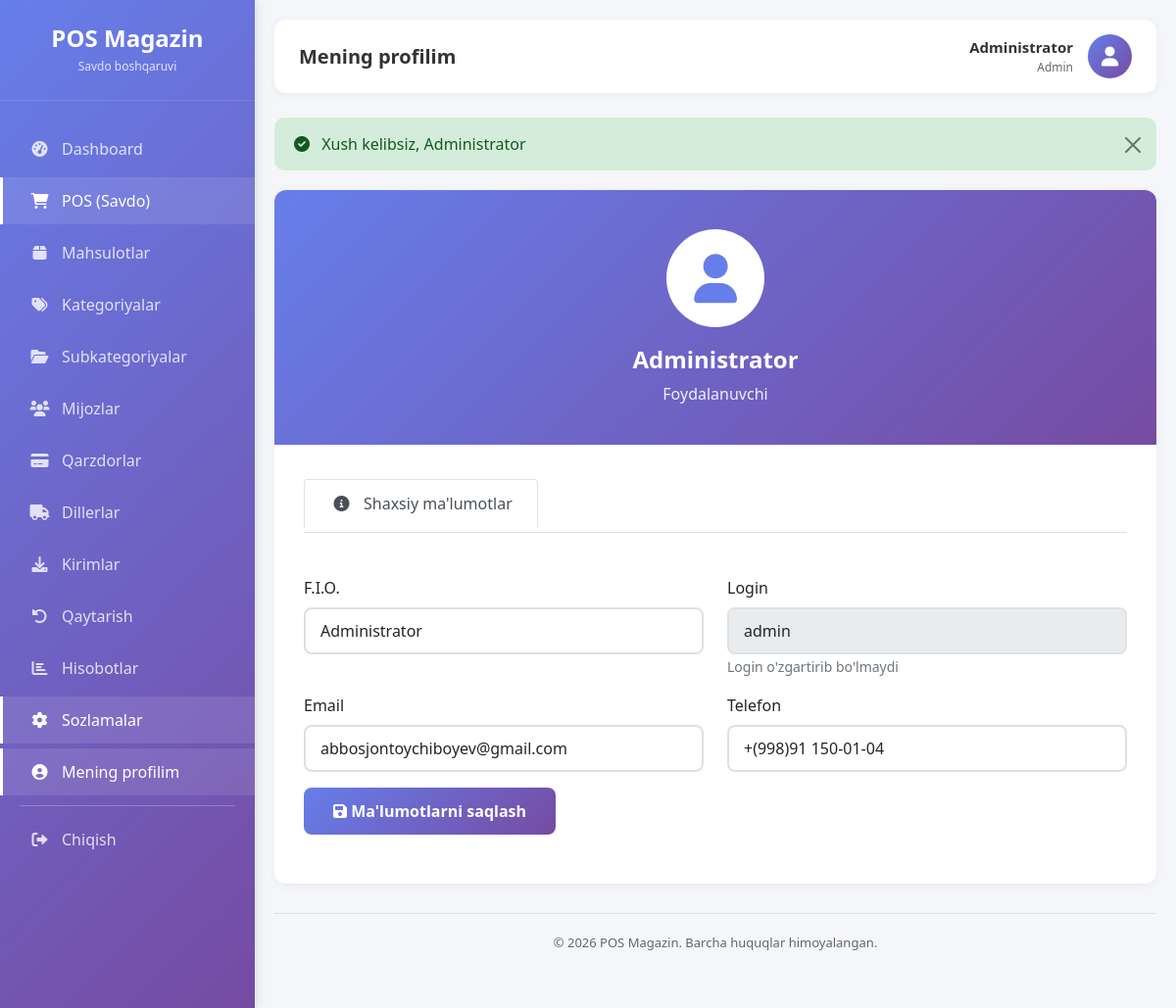
/settings/profile (signed in), run on an earlier commit of the app's database.
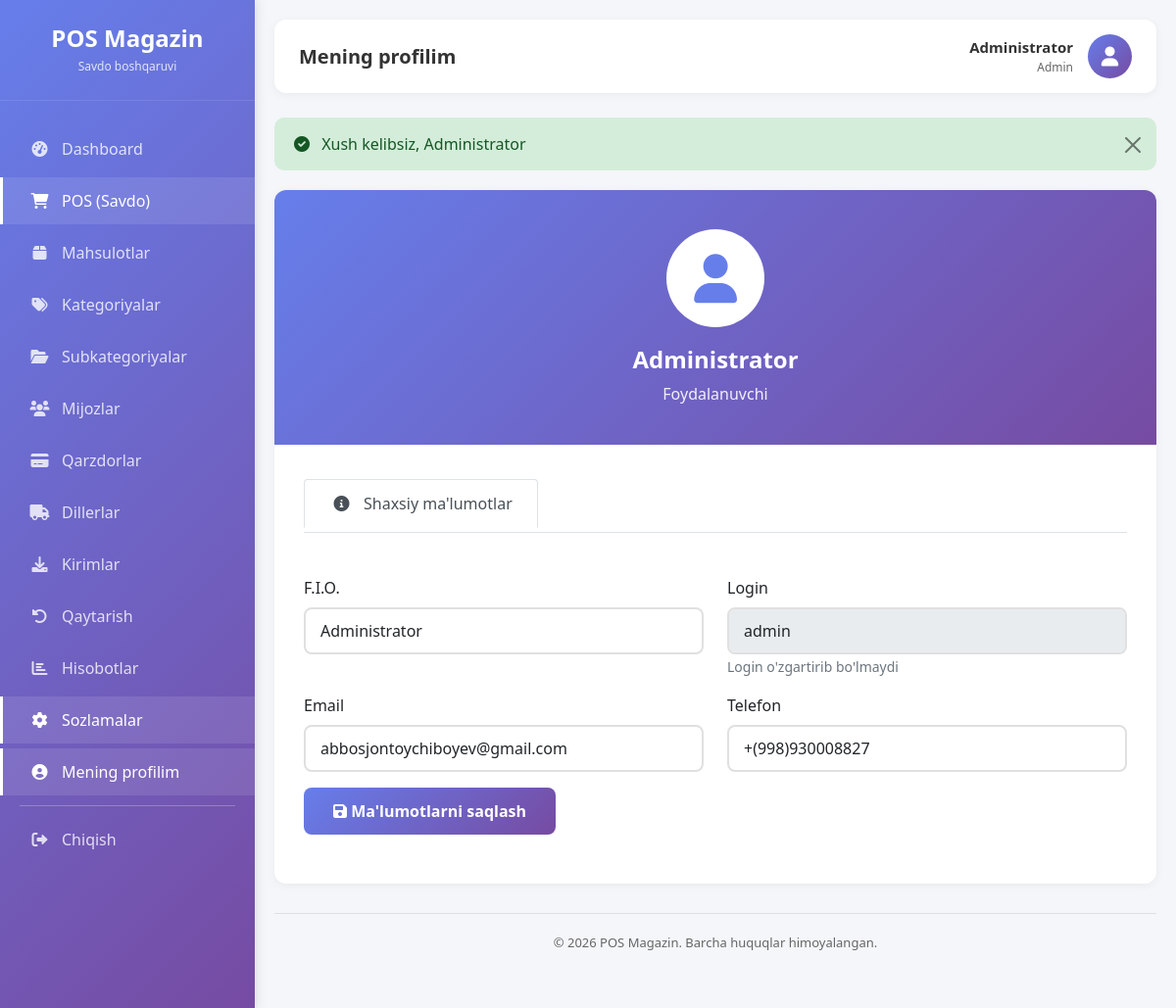
And on a later commit of the database.
### tables this page shows
CREATE TABLE `foydalanuvchilar` (
  `id` bigint(20) UNSIGNED NOT NULL,
  `rol_id` bigint(20) UNSIGNED NOT NULL,
  `fio` varchar(120) NOT NULL,
  `email` varchar(120) DEFAULT NULL,
  `telefon` varchar(30) DEFAULT NULL,
  `login` varchar(60) NOT NULL,
  `parol_hash` varchar(255) NOT NULL,
  `faol` tinyint(1) NOT NULL DEFAULT 1,
  `oxirgi_kirish_vaqt` timestamp NULL DEFAULT NULL,
  `yaratilgan_vaqt` timestamp NULL DEFAULT current_timestamp(),
  `yangilangan_vaqt` timestamp NULL DEFAULT current_timestamp() ON UPDATE current_timestamp(),
  `ochirilgan_vaqt` timestamp NULL DEFAULT NULL
);

### app/Controllers/Controller.php (called while the page is built, shortened)
<?php
abstract class Controller {
    protected function view($view, $data = [], $layout = 'main') {
        $viewPath = APP_PATH . '/Views/pages/' . $view . '.php';
        extract($data);
        require $viewPath;
    }
}

### app/Controllers/SettingController.php (called while the page is built, shortened)
<?php
class SettingController extends Controller {
    private $userModel;
    public function __construct() {
        $this->userModel = new User();
    }
    public function profile() {
        $user = $this->userModel->find($_SESSION['user_id']);
        $this->view('settings/profile', [
            'user' => $user
        ]);
    }
}

### config/database.php (called while the page is built)
<?php
class Database {
    private static $connection = null;
    public static function getInstance() {
        if (self::$connection === null) {
            try {
                $host = 'localhost';
                $dbname = 'pos_magazin_uz';
                $user = 'root';
                $pass = '';
                $dsn = "mysql:host=$host;dbname=$dbname;charset=utf8";
                self::$connection = new PDO($dsn, $user, $pass);
                self::$connection->setAttribute(PDO::ATTR_ERRMODE, PDO::ERRMODE_EXCEPTION);
            } catch (PDOException $e) {
                die("Database xatosi: " . $e->getMessage());
            }
        }
        return self::$connection;
    }
}

### app/Models/Model.php (called while the page is built, shortened)
<?php
abstract class Model {
    protected $db;
    protected $table;
    protected $primaryKey = 'id';
    public function __construct() {
        $this->db = \Database::getInstance();
    }
    public function find($id) {
        try {
            $stmt = $this->db->prepare("SHOW COLUMNS FROM {$this->table} LIKE 'ochirilgan_vaqt'");
            $stmt->execute();
            $hasSoftDelete = $stmt->fetch() ? true : false;
            if ($hasSoftDelete) {
                $stmt = $this->db->prepare("SELECT * FROM {$this->table} WHERE {$this->primaryKey} = ? AND ochirilgan_vaqt IS NULL");
            } else {
                $stmt = $this->db->prepare("SELECT * FROM {$this->table} WHERE {$this->primaryKey} = ?");
            }
            $stmt->execute([$id]);
            return $stmt->fetch();
        } catch (\PDOException $e) {
            $stmt = $this->db->prepare("SELECT * FROM {$this->table} WHERE {$this->primaryKey} = ?");
            $stmt->execute([$id]);
            return $stmt->fetch();
        }
    }
}

### app/Views/pages/settings/profile.php (the view, shortened to what the changed rows need)
<div class="profile-card">
    <div class="profile-header">
        <div class="profile-avatar">
            <i class="fas fa-user"></i>
        </div>
        <div class="profile-name"><?= htmlspecialchars($user['fio']) ?></div>
        <div class="profile-role"><?= htmlspecialchars($user['rol_nomi'] ?? 'Foydalanuvchi') ?></div>
    </div>
    <div class="profile-body">
        <ul class="nav nav-tabs" id="profileTabs" role="tablist">
            <li class="nav-item" role="presentation">
                <button class="nav-link active" id="info-tab" data-bs-toggle="tab" data-bs-target="#info" type="button" role="tab">
                    <i class="fas fa-info-circle"></i> Shaxsiy ma'lumotlar
                </button>
            </li>
            <li class="nav-item" role="presentation">
                <button class="nav-link" id="password-tab" data-bs-toggle="tab" data-bs-target="#password" type="button" role="tab">
                    <i class="fas fa-key"></i> Parolni o'zgartirish
                </button>
            </li>
            <li class="nav-item" role="presentation">
                <button class="nav-link" id="activity-tab" data-bs-toggle="tab" data-bs-target="#activity" type="button" role="tab">
                    <i class="fas fa-history"></i> Faollik tarixi
                </button>
            </li>
        </ul>
        <div class="tab-content" id="profileTabsContent">
            <div class="tab-pane fade show active" id="info" role="tabpanel">
                <form method="POST" action="/new-pos/settings/profile/update">
                    <div class="row mt-4">
                        <div class="col-md-6 mb-3">
                            <label class="form-label">F.I.O.</label>
                            <input type="text" name="fio" class="form-control"
                                   value="<?= htmlspecialchars($user['fio']) ?>" required>
                        </div>
                        <div class="col-md-6 mb-3">
                            <label class="form-label">Login</label>
                            <input type="text" class="form-control" value="<?= htmlspecialchars($user['login']) ?>" readonly disabled>
                            <small class="text-muted">Login o'zgartirib bo'lmaydi</small>
                        </div>
                        <div class="col-md-6 mb-3">
                            <label class="form-label">Email</label>
                            <input type="email" name="email" class="form-control"
                                   value="<?= htmlspecialchars($user['email'] ?? '') ?>">
                        </div>
                        <div class="col-md-6 mb-3">
                            <label class="form-label">Telefon</label>
                            <input type="text" name="telefon" class="form-control"
                                   value="<?= htmlspecialchars($user['telefon'] ?? '') ?>">
                        </div>
                        <div class="col-12">
                            <button type="submit" class="btn btn-save">
                                <i class="fas fa-save"></i> Ma'lumotlarni saqlash
                            </button>
                        </div>
                    </div>
                </form>
            </div>
        </div>
    </div>
</div>

### public/index.php (shortened to what the changed rows need)
<?php
require_once __DIR__ . '/../config/database.php';
spl_autoload_register(function ($class) {
    $prefix = 'App\\';
    $base_dir = APP_PATH . '/';
    $len = strlen($prefix);
    $relative_class = substr($class, $len);
    $file = $base_dir . str_replace('\\', '/', $relative_class) . '.php';
});
$requestUri = $_SERVER['REQUEST_URI'];
$basePath = '/new-pos';
if (strpos($requestUri, $basePath) === 0) {
    $requestUri = substr($requestUri, strlen($basePath));
}
$requestUri = strtok($requestUri, '?');
$requestUri = str_replace('/public', '', $requestUri);
$requestUri = trim($requestUri, '/');
$routesFile = ROUTES_PATH . '/web.php';
$routes = require $routesFile;
$method = $_SERVER['REQUEST_METHOD'];
route_dispatch($routes, $method, $requestUri);
function route_dispatch($routes, $method, $uri) {
    foreach ($routes[$method] as $pattern => $handler) {
        $pattern = trim($pattern, '/');
        $regexPattern = preg_replace('/\{[a-z]+\}/', '([^/]+)', $pattern);
        $regexPattern = '/^' . str_replace('/', '\/', $regexPattern) . '$/';
        if (preg_match($regexPattern, $uri, $matches)) {
            array_shift($matches);
            list($controller, $action) = $handler;
            $controllerInstance = new $controllerClass();
            call_user_func_array([$controllerInstance, $action], $matches);
            return;
        }
    }
}

What changed in the data, as far as the page shows it:
changed foydalanuvchilar "Administrator": telefon "+(998)91 150-01-04" → "+(998)930008827"
